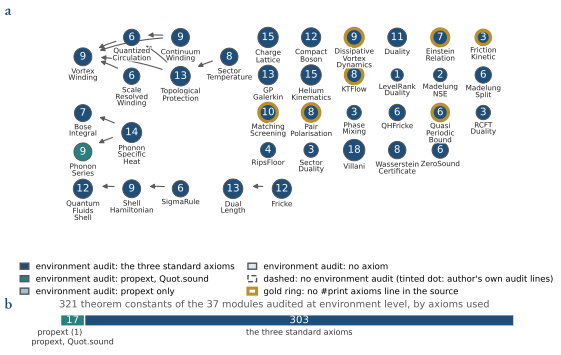

The script that drew this image:
"""Chapter 10, figure 'library': the QuantumFluids Lean library as audited for this book.
(a) a map of the modules: disc area = number of theorems (source keywords), arrows = imports between library modules, fill = axiom footprint from the
environment audit (facts/audit/<Module>.json, written by facts/lean_audit.py), gold ring = the module's source carries no `#print axioms` line of its own;
(b) every theorem constant of every audited module, by the set of axioms it depends on.
Run:  .venv/bin/python book/figures/ch10_library.py"""
import sys, json, re
from pathlib import Path
sys.path.insert(0, str(Path(__file__).resolve().parents[1]))
from figstyle import *
plt.rcParams["axes.unicode_minus"] = False
from matplotlib.patches import Circle, FancyArrowPatch, Patch
import matplotlib.patheffects as pe
HALO = [pe.withStroke(linewidth=1.8, foreground="white")]       # keeps a label legible where an import arrow passes behind it
import importlib.util
here = Path(__file__).resolve().parent
spec = importlib.util.spec_from_file_location("ma", ROOT / "book/facts/make_appA.py"); ma = importlib.util.module_from_spec(spec); spec.loader.exec_module(ma)
mods = sorted(f.stem for f in ma.SRC.glob("*.lean") if not f.name.startswith("_tmp") and f.name not in ("lakefile.lean", "QuantumFluids.lean"))
nthm = {m: sum(1 for d in ma.parse_decls(ma.SRC / f"{m}.lean") if d["kind"] in ("theorem", "lemma")) for m in mods}
own = {m: sum(1 for l in (ma.SRC / f"{m}.lean").read_text().split("\n") if l.startswith("#print axioms")) for m in mods}
imports = {m: [d for d in re.findall(r"^import\s+(\S+)", (ma.SRC / f"{m}.lean").read_text(), re.M) if d in mods] for m in mods}
audit = {m: json.load(open(ma.AUD / f"{m}.json")) for m in mods if (ma.AUD / f"{m}.json").exists() and ma.audit_is_current(ma.AUD / f"{m}.json", ma.SRC / f"{m}.lean")}   # an audit of changed code does not count
STD = {"propext", "Classical.choice", "Quot.sound"}
def cls(axs):
    s = set(axs)
    if s - STD: return "other"
    return {frozenset(): "none", frozenset({"propext"}): "propext", frozenset({"propext", "Quot.sound"}): "propext, Quot.sound", frozenset(STD): "propext, Classical.choice, Quot.sound"}.get(frozenset(s), "a subset of the three")
COLOR = {"none": "#DCE9F2", "propext": "#9EC1DD", "propext, Quot.sound": TEAL, "a subset of the three": GOLD, "propext, Classical.choice, Quot.sound": BLUE, "other": RED}
def firstpass(m):
    lp = ma.AUD / f"{m}.log"
    if not lp.exists(): return None
    t = lp.read_text(); sets = re.findall(r"depends on axioms: \[([^\]]*)\]", t)
    if sets and not re.search(r":\d+:\d+: error", t) and "sorry" not in t:
        return sorted({x.strip() for y in sets for x in y.replace("\n", " ").split(",") if x.strip()})
    return None
def module_class(m):
    """(footprint class, level) with level 'env' (environment audit), 'first' (first-pass compile log only) or None."""
    a = audit.get(m)
    if a and a["exit"] == 0 and not a["errors"] and a.get("audit"): return cls(a["audit"]["union_axioms"]), "env"
    fp = firstpass(m)
    if fp is not None: return cls(fp), "first"
    return None, None

# ---- layout: components of the import graph on the left, isolated modules in a grid on the right ---------------------------------------
parent = {m: m for m in mods}
def find(x):
    while parent[x] != x: parent[x] = parent[parent[x]]; x = parent[x]
    return x
for m in mods:
    for d in imports[m]: parent[find(m)] = find(d)
comps = {}
for m in mods: comps.setdefault(find(m), []).append(m)
linked = sorted([c for c in comps.values() if len(c) > 1], key=lambda c: -len(c))
isolated = sorted([c[0] for c in comps.values() if len(c) == 1])
level = {}
def lev(m):
    if m not in level: level[m] = 0 if not imports[m] else 1 + max(lev(d) for d in imports[m])
    return level[m]
pos = {}
LS = 1.55; LX = 1.95                                                # centre-to-centre spacing of nodes inside an import component: vertical, horizontal (between levels)
def place(c, x0, y0):
    """Put the nodes of one import component on a level grid (level = depth in the import relation); returns (width, height) of the block."""
    L = {}
    for m in sorted(c, key=lambda m: (lev(m), m)): L.setdefault(lev(m), []).append(m)
    h = max(len(v) for v in L.values())
    for lv, ms in L.items():
        for i, m in enumerate(ms): pos[m] = (x0 + LX * lv, y0 + (h - len(ms)) / 2 * LS + i * LS)
    return max(L) * LX, (h - 1) * LS
y = 0.0
for c in linked[:2]:                                                # the two biggest components, stacked
    w, hh = place(c, 0.6, y); y += hh + LS * 0.95
x = 0.6
for c in linked[2:]:                                                # the small chains side by side in one row
    w, hh = place(c, x, y); x += w + 2.1
NCOL = 6; GX0 = 8.0; GDX = 1.72; GDY = 1.5
for i, m in enumerate(isolated): pos[m] = (GX0 + (i % NCOL) * GDX, (i // NCOL) * GDY)
H = max(max(p[1] for p in pos.values()) + 0.9, 4.6)
def wrap(m):
    parts = re.findall(r"[A-Z]+(?![a-z])|[A-Z][a-z0-9]*", m)
    lines, cur = [], ""
    for p_ in parts:
        if len(cur) + len(p_) > 9 and cur: lines.append(cur); cur = p_
        else: cur += p_
    lines.append(cur); return "\n".join(lines)
r = lambda m: 0.19 + 0.056 * np.sqrt(nthm[m])

fig = plt.figure(figsize=(TEXTW * 1.05, 4.75))
gs = fig.add_gridspec(3, 1, height_ratios=[3.3, 0.62, 0.5], hspace=0.05)
a = fig.add_subplot(gs[0]); a.set_aspect("equal"); a.axis("off")
for m in mods:
    for d in imports[m]:
        (x1, y1), (x2, y2) = pos[m], pos[d]
        a.add_patch(FancyArrowPatch((x1, y1), (x2, y2), arrowstyle="-|>", mutation_scale=7, color=GREY, lw=0.8, shrinkA=r(m) * 72 * 0.5, shrinkB=r(d) * 72 * 0.5, connectionstyle="arc3,rad=0.10", zorder=1))
for m in mods:
    x, y = pos[m]; c, lv = module_class(m)
    fc = (COLOR[c] if lv == "env" else "white") if c else "white"
    if lv == "first": fc = "white"
    a.add_patch(Circle((x, y), r(m), fc=fc, ec=(GOLD if own[m] == 0 else "#555555"), lw=(2.4 if own[m] == 0 else 0.7), ls=("-" if lv == "env" else "--"), zorder=3))
    if lv == "first":                                           # a small footprint-coloured dot inside the dashed disc: log of the author's own audit lines only
        a.add_patch(Circle((x, y), r(m) * 0.62, fc=COLOR[c], ec="none", alpha=0.55, zorder=3))
    a.text(x, y, str(nthm[m]), ha="center", va="center", fontsize=7.4, color=("white" if lv == "env" and c in ("propext, Classical.choice, Quot.sound", "propext, Quot.sound") else "#222222"), zorder=4, family="DejaVu Sans")
    a.text(x, y + r(m) + 0.07, wrap(m), ha="center", va="top", fontsize=5.2, color="#222222", linespacing=0.95, zorder=4, family="DejaVu Sans", path_effects=HALO)
a.set_xlim(-0.35, GX0 + NCOL * GDX - 0.5); a.set_ylim(H, -0.6)
leg = [Patch(fc=COLOR["propext, Classical.choice, Quot.sound"], ec="#555555", label="environment audit: the three standard axioms"),
       Patch(fc=COLOR["propext, Quot.sound"], ec="#555555", label="environment audit: propext, Quot.sound"),
       Patch(fc=COLOR["propext"], ec="#555555", label="environment audit: propext only"), Patch(fc=COLOR["none"], ec="#555555", label="environment audit: no axiom"),
       Patch(fc="white", ec="#555555", ls="--", label="dashed: no environment audit (tinted dot: author's own audit lines)"),
       Patch(fc="white", ec=GOLD, lw=2.2, label="gold ring: no #print axioms line in the source")]
lgax = fig.add_subplot(gs[1]); lgax.axis("off")
lgax.legend(handles=leg, loc="center", prop={"family": "DejaVu Sans", "size": 6.2}, frameon=False, ncol=2, handlelength=1.0, labelspacing=0.45, columnspacing=1.6)
panel(a, "a")

# (b) every theorem constant by footprint class ------------------------------------------------------------------------------------------
b = fig.add_subplot(gs[2])
counts = {}; n_env = 0
for m, au in audit.items():
    if not (au["exit"] == 0 and not au["errors"] and au.get("audit")): continue
    n_env += 1
    for t in au["theorems"]:
        if t["line"] < 0: continue                               # generated by Lean itself, no source position
        counts[cls(t["axioms"])] = counts.get(cls(t["axioms"]), 0) + 1
order = [k for k in ["none", "propext", "propext, Quot.sound", "propext, Classical.choice, Quot.sound", "a subset of the three", "other"] if counts.get(k)]
tot = sum(counts.values()); left = 0
for k in order:
    b.barh(0, counts[k], left=left, color=COLOR[k], ec="white", height=0.5)
    if counts[k] >= 0.04 * sum(counts.values()): b.text(left + counts[k] / 2, 0, str(counts[k]), ha="center", va="center", fontsize=7.4, color=("white" if k in ("propext, Classical.choice, Quot.sound", "propext, Quot.sound") else "#222222"), family="DejaVu Sans")
    ytxt = -0.36 - (0.42 if (counts[k] < 0.12 * sum(counts.values()) and order.index(k) % 2 == 1) else 0.0)        # a narrow segment: stagger its label so that neighbours do not overlap
    b.text(left + counts[k] / 2, ytxt, k.replace("propext, Classical.choice, Quot.sound", "the three standard axioms") + (f" ({counts[k]})" if counts[k] < 0.04 * sum(counts.values()) else ""), ha="center", va="top", fontsize=5.8, color="#333333", family="DejaVu Sans")
    left += counts[k]
b.set_xlim(0, max(tot, 1)); b.set_ylim(-1.3, 0.45); b.axis("off")
b.set_title(f"{tot} theorem constants of the {n_env} modules audited at environment level, by axioms used", fontsize=7.0, color=GREY, loc="left", pad=2, family="DejaVu Sans")
panel(b, "b")
save(fig, "ch10_library")
json.dump(dict(counts=counts, total=tot, audited_modules=sorted(audit)), open(here / "ch10_library_numbers.json", "w"), indent=1)
print(counts)
